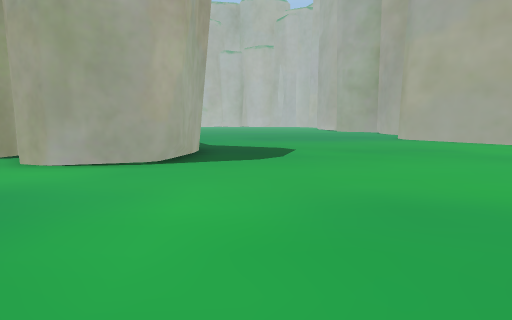
View 1 (above)

22 first-person views from a walk through a scene from a Unity 3-D project. The camera is 1.4 m above the floor, tilts 6° down and sees 70° across. The floor is counted in squares, 2 m on a side. Each view is taken from the middle of a square. On the plan, view 1 faces up. The plan holds only what a view shows up to about 11 squares ahead; the rest is blank. The place goes on beyond the plan. The player is left out.

View 2
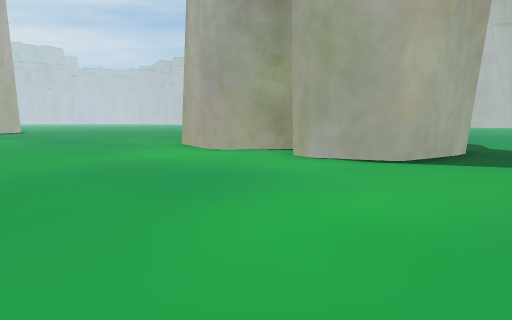

View 3
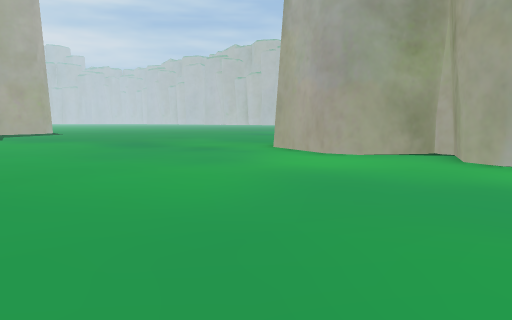

View 4
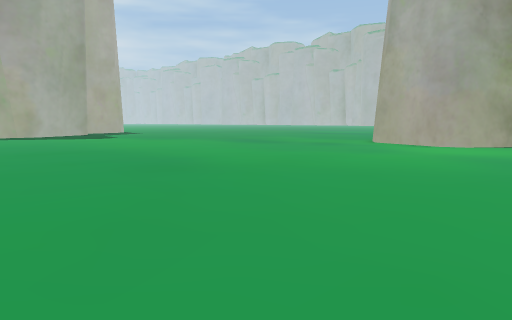

View 5
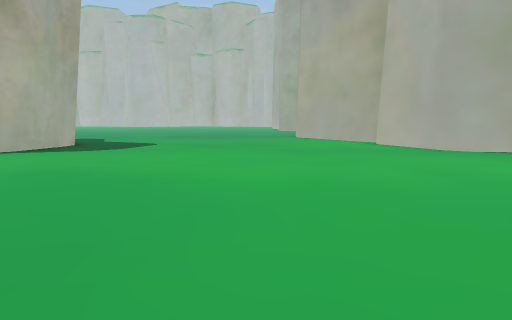

View 6
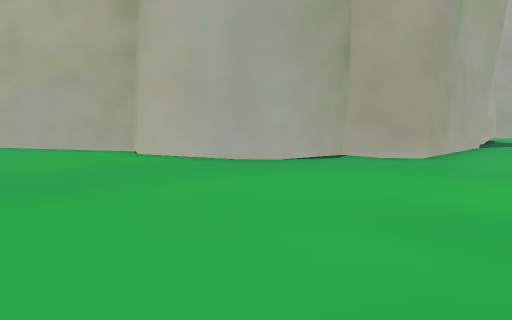

View 7
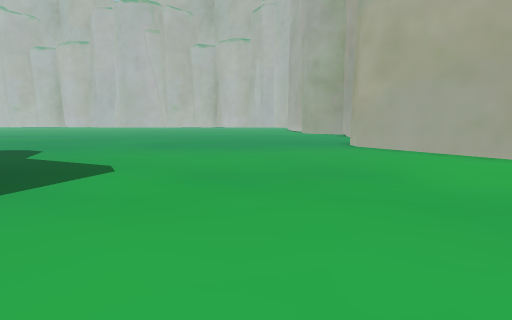

View 8
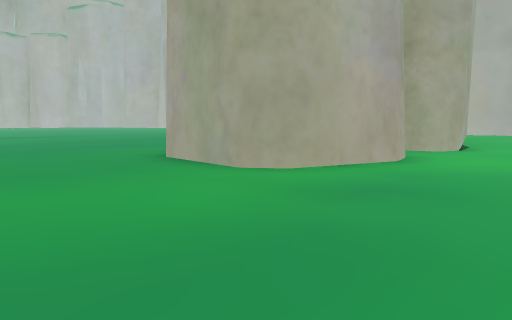

View 9
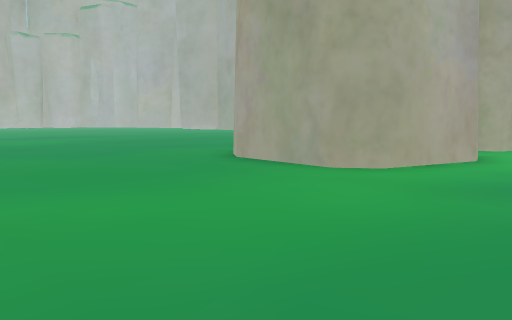

View 10
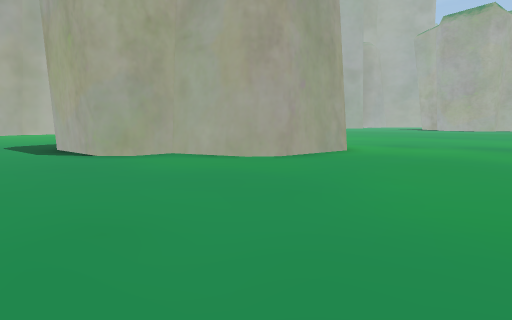

View 11
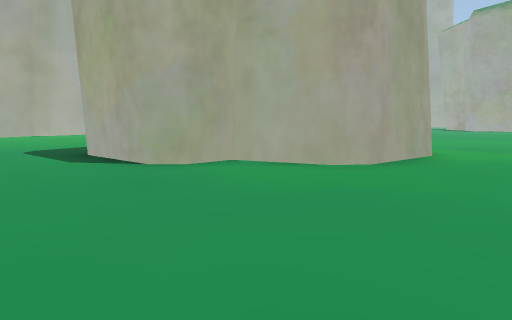

View 12
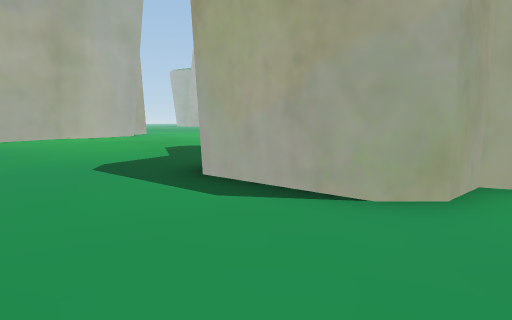

View 13
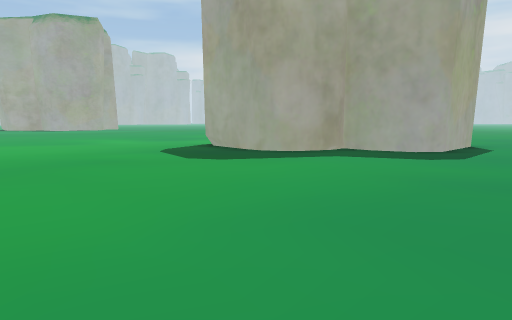

View 14
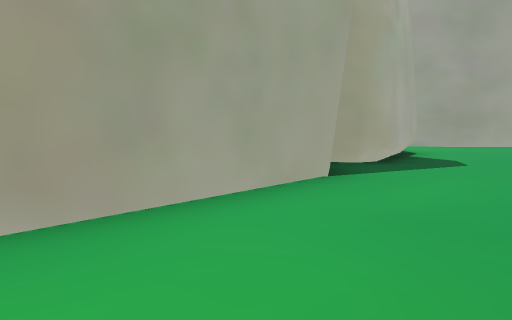

View 15
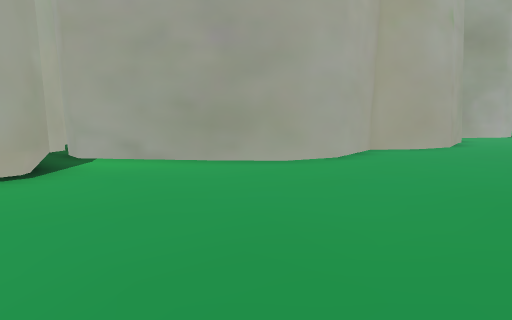

View 16
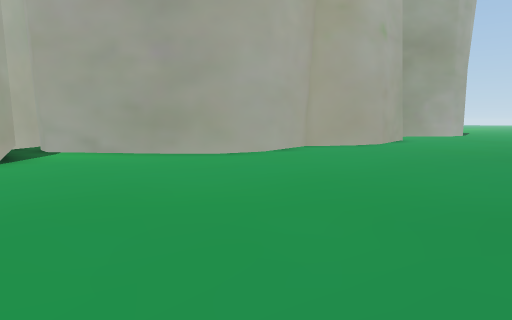

View 17
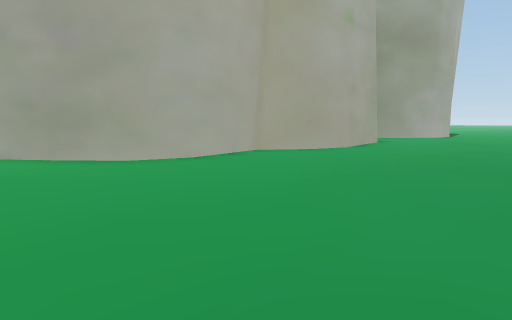

View 18
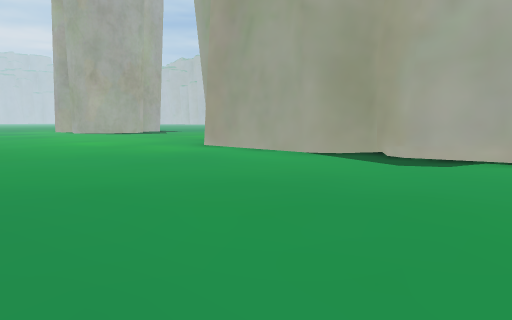

View 19
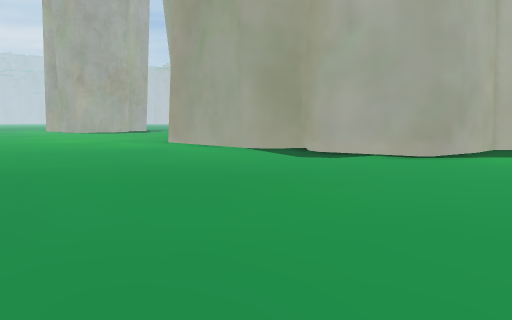

View 20
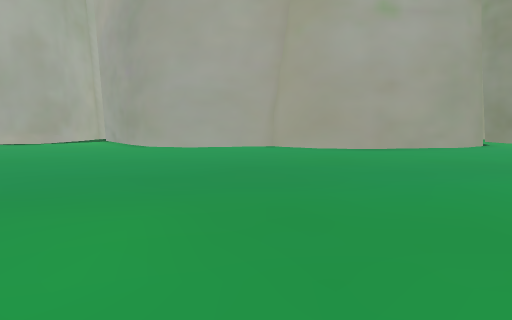

View 21
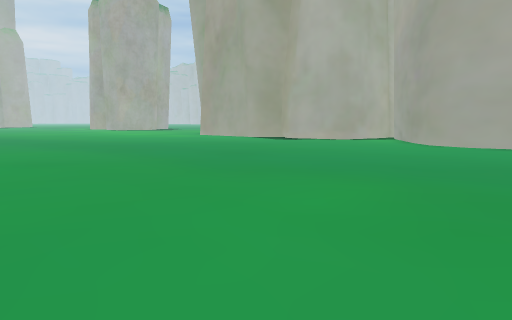

View 22
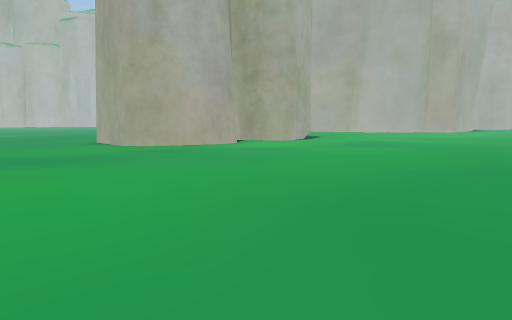

### Floor plan
Points are (right, up) in squares from view 1. A wall is a line through its corners. A room is listed if a view was taken in it or the views show most of it. See-through windows are left out.
Room 1 (views 1, 2, 3, 4, 5, 6, 7, 8, 9, 10, 11, 12, 13, 14, 15, 16, 17, 18, 19, 20, 21, 22)
walls: (-1.8, 6.2) (-3.2, 5.7) (-3.9, 6) (-4.5, 7.4); (14.9, 4.7) (11.2, 4.7) (10.7, 5.3) (10.8, 6.1) (9.1, 6.4) (8.5, 6.9) (7.8, 9.3) (8.1, 10.1) (5.8, 14.2) (5.9, 15.1); (-4.9, 7.3) (-5.9, 6) (-6.7, 5.8) (-8.8, 6.5) (-9.2, 7.1) (-9.1, 9.4) (-8.7, 10) (-7, 10.6) (-7, 11.6) (-6.5, 12.1) (-4.1, 12.1) (-3.5, 11.7) (-3.2, 10.3); (16.1, 5.9) (15.6, 5) (14.9, 4.5); (-3.1, 10.6) (-3.2, 10) (-2.8, 10) (-1.7, 9.5) (-1.4, 8.9) (-1.4, 6.6) (-1.9, 6) (-3.3, 5.7); (22.2, 5.1) (20.5, 7.3) (20.6, 8.4); (21, 9.5) (19.8, 8.5) (19.6, 5.8) (19.2, 5.2) (17.1, 4.8) (16.4, 5.2); (30.6, 3.7) (28.9, 3.3) (27.6, 3.6) (26.5, 4.4) (24.2, 3.9) (23, 4.2) (22, 5.3)
low walls: (-1.5, 7.2) (-1.6, 6.5)

Where each view was taken, in squares from view 1:
view 1: 0 up, 0 right, facing up
view 2: 0 up, 1 right, facing up-left
view 3: 1 down, 2 left, facing up-left
view 4: 5 down, 3 left, facing up-left
view 5: 2 down, 4 right, facing up
view 6: 2 up, 4 right, facing up-right
view 7: 4 up, 3 right, facing up
view 8: 3 up, 13 left, facing up-right
view 9: 4 up, 14 left, facing up-right
view 10: 15 up, 14 left, facing down-right
view 11: 15 up, 12 left, facing down-right
view 12: 15 up, 8 left, facing down-right
view 13: 15 up, 5 right, facing down-left
view 14: 2 up, 11 right, facing up-right
view 15: 0 up, 18 right, facing up-right
view 16: 2 down, 18 right, facing up-right
view 17: 2 down, 20 right, facing up-right
view 18: 2 down, 20 right, facing up-left
view 19: 2 down, 22 right, facing up-left
view 20: 6 down, 26 right, facing up
view 21: 7 down, 27 right, facing up-left
view 22: 3 down, 14 left, facing up-right
